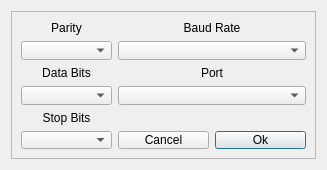
<?xml version="1.0" encoding="UTF-8"?>
<ui version="4.0">
 <class>SettingsDialog</class>
 <widget class="QDialog" name="SettingsDialog">
  <property name="geometry">
   <rect>
    <x>0</x>
    <y>0</y>
    <width>327</width>
    <height>170</height>
   </rect>
  </property>
  <property name="sizePolicy">
   <sizepolicy hsizetype="Fixed" vsizetype="Fixed">
    <horstretch>0</horstretch>
    <verstretch>0</verstretch>
   </sizepolicy>
  </property>
  <property name="minimumSize">
   <size>
    <width>200</width>
    <height>100</height>
   </size>
  </property>
  <property name="windowTitle">
   <string>Dialog</string>
  </property>
  <layout class="QGridLayout" name="gridLayout_2">
   <item row="1" column="0">
    <widget class="QFrame" name="frame">
     <property name="frameShape">
      <enum>QFrame::StyledPanel</enum>
     </property>
     <property name="frameShadow">
      <enum>QFrame::Raised</enum>
     </property>
     <layout class="QGridLayout" name="gridLayout">
      <item row="1" column="1">
       <widget class="QComboBox" name="parityComboBox">
        <property name="insertPolicy">
         <enum>QComboBox::InsertAlphabetically</enum>
        </property>
        <property name="sizeAdjustPolicy">
         <enum>QComboBox::AdjustToMinimumContentsLength</enum>
        </property>
        <property name="duplicatesEnabled">
         <bool>false</bool>
        </property>
       </widget>
      </item>
      <item row="2" column="1">
       <widget class="QLabel" name="dataBitsLabel">
        <property name="text">
         <string>Data Bits</string>
        </property>
        <property name="alignment">
         <set>Qt::AlignCenter</set>
        </property>
       </widget>
      </item>
      <item row="0" column="1">
       <widget class="QLabel" name="parityLabel">
        <property name="text">
         <string>Parity</string>
        </property>
        <property name="alignment">
         <set>Qt::AlignCenter</set>
        </property>
       </widget>
      </item>
      <item row="5" column="4">
       <widget class="QPushButton" name="cancelButton">
        <property name="text">
         <string>Cancel</string>
        </property>
       </widget>
      </item>
      <item row="5" column="5">
       <widget class="QPushButton" name="okayButton">
        <property name="text">
         <string>Ok</string>
        </property>
        <property name="default">
         <bool>true</bool>
        </property>
       </widget>
      </item>
      <item row="5" column="1">
       <widget class="QComboBox" name="stopBitsComboBox">
        <property name="sizeAdjustPolicy">
         <enum>QComboBox::AdjustToMinimumContentsLength</enum>
        </property>
       </widget>
      </item>
      <item row="4" column="1">
       <widget class="QLabel" name="stopBitsLabel">
        <property name="text">
         <string>Stop Bits</string>
        </property>
        <property name="alignment">
         <set>Qt::AlignCenter</set>
        </property>
       </widget>
      </item>
      <item row="3" column="1">
       <widget class="QComboBox" name="dataBitsComboBox">
        <property name="sizeAdjustPolicy">
         <enum>QComboBox::AdjustToMinimumContentsLength</enum>
        </property>
       </widget>
      </item>
      <item row="1" column="4" colspan="2">
       <widget class="QComboBox" name="baudRateComboBox">
        <property name="sizeAdjustPolicy">
         <enum>QComboBox::AdjustToMinimumContentsLength</enum>
        </property>
       </widget>
      </item>
      <item row="3" column="4" colspan="2">
       <widget class="QComboBox" name="portNameComboBox">
        <property name="sizeAdjustPolicy">
         <enum>QComboBox::AdjustToMinimumContentsLength</enum>
        </property>
       </widget>
      </item>
      <item row="2" column="4" colspan="2">
       <widget class="QLabel" name="portNameLabel">
        <property name="text">
         <string>Port</string>
        </property>
        <property name="alignment">
         <set>Qt::AlignCenter</set>
        </property>
       </widget>
      </item>
      <item row="0" column="4" colspan="2">
       <widget class="QLabel" name="baudRateLabel">
        <property name="text">
         <string>Baud Rate</string>
        </property>
        <property name="alignment">
         <set>Qt::AlignCenter</set>
        </property>
       </widget>
      </item>
     </layout>
    </widget>
   </item>
  </layout>
 </widget>
 <resources/>
 <connections/>
</ui>
